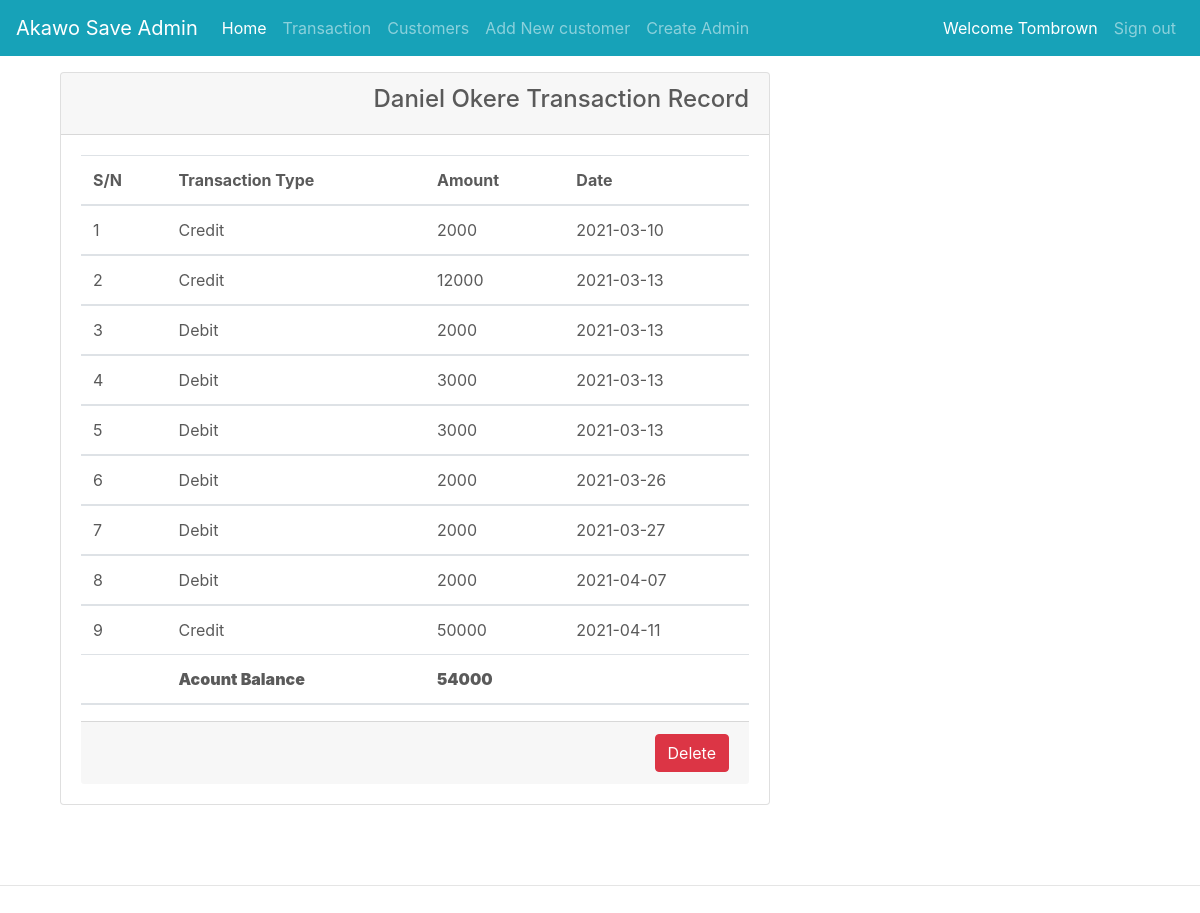
The app's page /views/admin/user_record.php?view=1&user_id=5 (signed in) with its own data.
### tables this page shows
CREATE TABLE `users` (
  `user_id` int(11) NOT NULL,
  `user_name` varchar(100) NOT NULL,
  `user_email` varchar(50) NOT NULL,
  `user_phone` varchar(50) NOT NULL,
  `user_pass` varchar(41) NOT NULL
);

CREATE TABLE `ledger` (
  `transaction_id` int(11) NOT NULL,
  `user_id` int(11) NOT NULL,
  `amount` float(10,0) NOT NULL,
  `transaction_type` int(50) NOT NULL,
  `transaction_no` varchar(50) NOT NULL,
  `description` varchar(255) NOT NULL,
  `date` date NOT NULL,
  `status` char(2) NOT NULL DEFAULT '1'
);

CREATE TABLE `transaction_type` (
  `tran_type_id` int(11) NOT NULL,
  `transaction_type` varchar(10) NOT NULL
);

### classes/users.php (called while the page is built, shortened)
<?php
    function select_all_user_by_id($mysqli, $user_id){
        $query = "SELECT * FROM users WHERE user_id =".$user_id;
        $result = mysqli_query($mysqli, $query) or die(mysqli_error($mysqli));
        return $result;
    }
?>

### classes/ledger.php (called while the page is built, shortened)
<?php
    function get_all_by_user_id($mysqli, $user_id){
        $query = "SELECT * FROM ledger WHERE user_id =". $user_id;
        $result = mysqli_query($mysqli, $query) or die(mysqli_error($mysqli));
        return $result;
    }
    function user_acnt_balance($mysqli, $user_id){
        $query = "SELECT sum(amount) AS user_banlance FROM ledger WHERE user_id =".$user_id;
        $result = mysqli_query($mysqli, $query) or die(mysqli_error($mysqli));
        return $result;
    }
?>

### classes/transaction.php (called while the page is built, shortened)
<?php
    function select_transaction_type_by_id($mysqli, $tran_type_id){
        $query = "SELECT * FROM transaction_type WHERE tran_type_id=".$tran_type_id;
        $result = mysqli_query($mysqli, $query) or die(mysqli_error($mysqli));
        return $result;
    }
?>

### views/admin/user_record.php (the view, shortened to what this page needs)
<?php
            $mysqli = database_connect();
        include_once '../../classes/ledger.php';
        include_once '../../classes/users.php';
        include_once '../../classes/transaction.php';
    ?>
  <?php
      include_once "../../includes/header.php";
      include_once "../../includes/navbar.php";
  ?>
    <?php
        if(isset($_GET['view'])){
            $user_id  = $_GET['user_id'];
            $result   =  select_all_user_by_id($mysqli, $user_id);
            $user_row = mysqli_fetch_assoc($result);
            $username = $user_row['user_name'];
        }
    ?>
    <link rel="stylesheet" href="../../dist/css/panel.css">
        <main role="main">
        <div class="container my-4">
           <div class="col-md-4 col-md-8 mb-4">
                <div class="card">
                        <div class="card-header">
                            <h4 class="card-primary" align="right"><?php echo $username." Transaction Record"; ?></h4>
                        </div>
                    <div class="card-body">
                        <div class="table-reponsive">
                            <table class="table v-middle">
                                <thead>
                                    <tr>
                                    <th>S/N</th>
                                    <th>Transaction Type</th>
                                    <th>Amount</th>
                                    <th> Date</th>
                                    </tr>
                                </thead>
                                <?php
                                $cnt = 1;
                                    $result = get_all_by_user_id($mysqli, $user_id);
                                        if(mysqli_num_rows($result)>0){
                                            while ($row = mysqli_fetch_assoc($result)) {
                                         $tran_type = select_transaction_type_by_id($mysqli, $tran_type_id =$row['transaction_type']);
                                                while($tran_row = mysqli_fetch_assoc($tran_type)){
                                                    $transaction_type = $tran_row['transaction_type'];
                                                }
                                            ?>
                                                <tbody>
                                      <?php $acnt_user_id = $row['user_id'] ?>
                                    <tr>
                                        <td><?php echo $cnt; ?></td>
                                        <td><?php echo $transaction_type;?></td>
                                        <td><?php $amount = $row['amount'];
                                                if($amount < 0){
                                                    $amount = $amount * -1 ;
                                                }
                                                echo $amount;
                                        ?></td>
                                        <td><?php echo $row['date']; ?></td>
                                    </tr>
                                </tbody>
                                        <?php
                                        $cnt ++;
                                            }
                                        }
                                ?>
                                <thead>
                                    <?php
                                        $user_bal_res = user_acnt_balance($mysqli, $user_id = $acnt_user_id);
                                            while ($bal_row = mysqli_fetch_assoc($user_bal_res)) {
                                                $user_balance = $bal_row['user_banlance'];
                                            }
                                    ?>
                                    <tr>
                                    <th></th>
                                    <th><b>Acount Balance</b></th>
                                    <th><b><?php echo $user_balance ?></b></th>
                                    <th> </th>
                                    </tr>
                                </thead>
                            </table>
                            <div class="card-footer"align="right" >
                               <a href="#" class="btn btn-danger" align="right">Delete</a>
                            </div>
                        </div>
                    </div>
                </div>
           </div>
        </div>
       <hr class="featurette-divider">

### views/admin/carousel.css (style rules this page uses)
.featurette-divider { margin: 5rem 0; }

### records on screen
users: user_name "Daniel Okere"
ledger: transaction_type.transaction_type "Credit", amount "2000", date "2021-03-10"
ledger: transaction_type.transaction_type "Credit", amount "12000", date "2021-03-13"
ledger: transaction_type.transaction_type "Debit", amount "2000", date "2021-03-13"
ledger: transaction_type.transaction_type "Debit", amount "3000", date "2021-03-13"
ledger: transaction_type.transaction_type "Debit", amount "3000", date "2021-03-13"
ledger: amount "2000", date "2021-03-26"
transaction_type: transaction_type "Debit"
ledger: amount "2000", date "2021-03-27"
ledger: amount "2000", date "2021-04-07"
ledger: transaction_type.transaction_type "Credit", amount "50000", date "2021-04-11"

### other values on screen
$_SESSION['admin_name'] "Tombrown"
$user_balance "54000"
